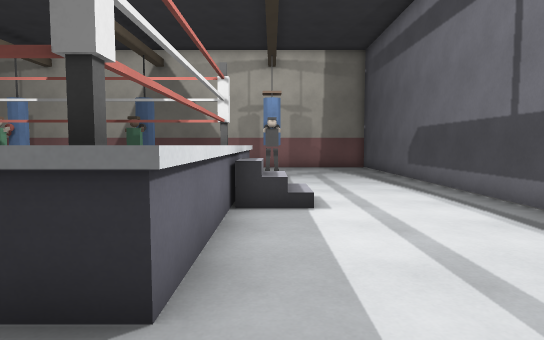
View 1 (above)

17 first-person views from a walk through a level from a Godot 3-D game. The camera is 1.2 m above the floor, tilts 4° down and sees 75° across. The floor is counted in squares, 1 m on a side. Each view is taken from the middle of a square. On the plan, view 1 faces up. The plan holds only what a view shows up to about 14 squares ahead; the rest is blank. Characters and animated objects are left out.

View 2
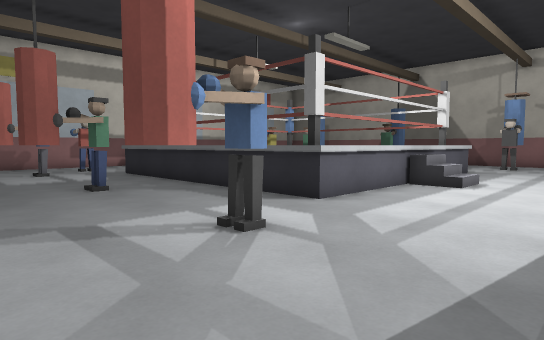

View 3
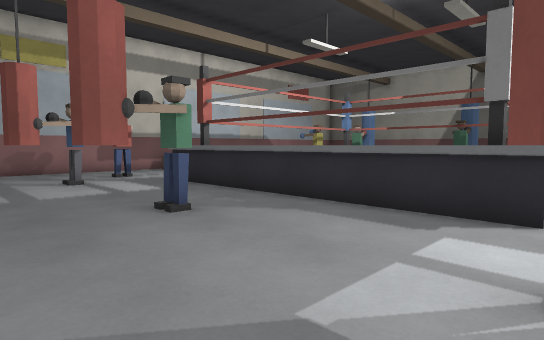

View 4
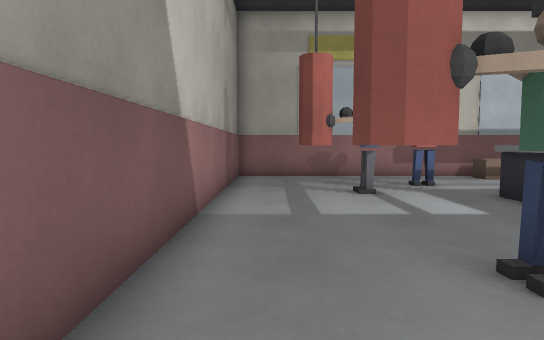

View 5
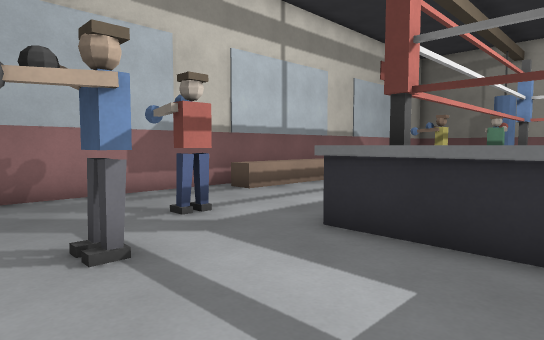

View 6
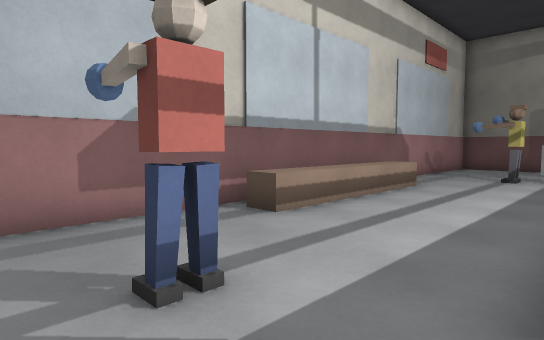

View 7
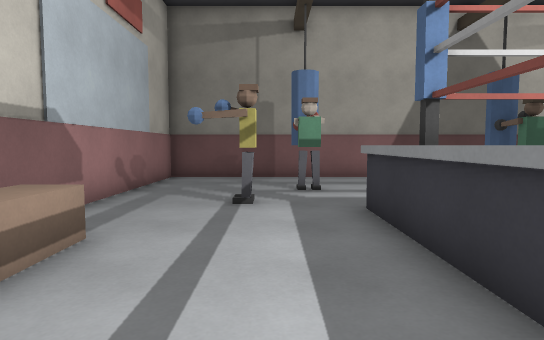

View 8
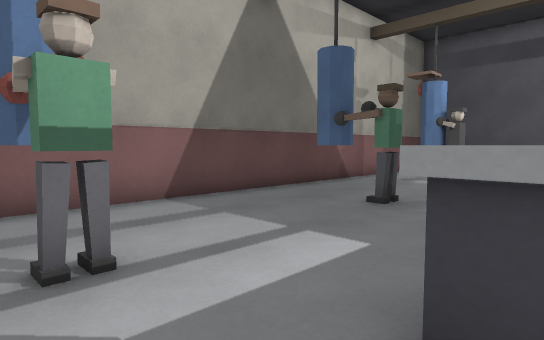

View 9
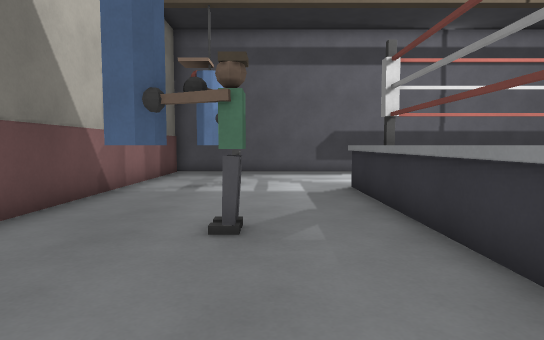

View 10
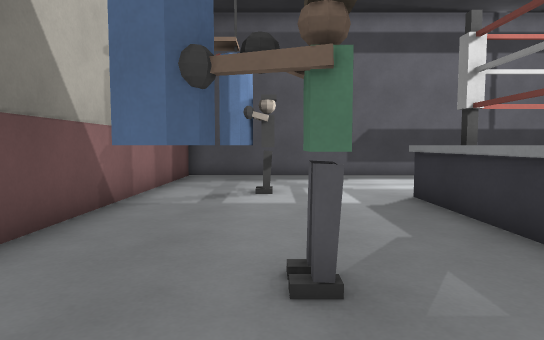

View 11
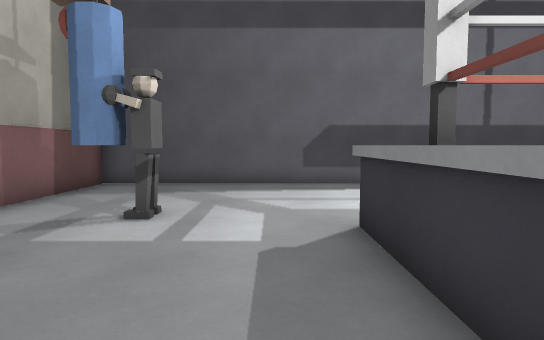

View 12
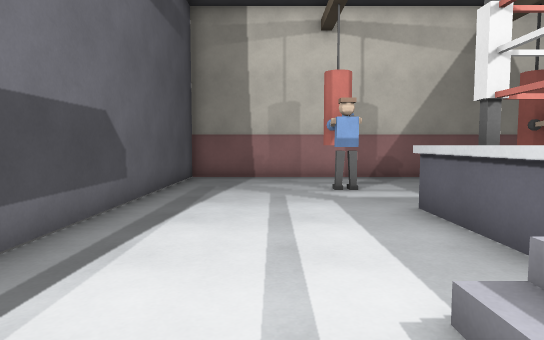

View 13
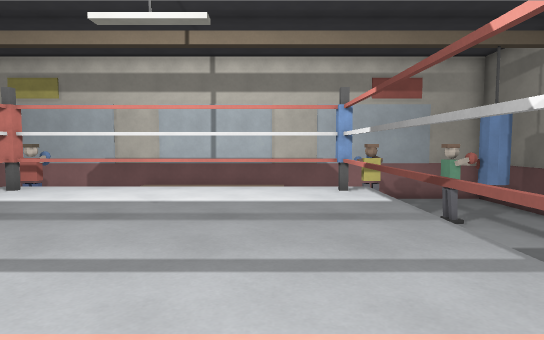

View 14
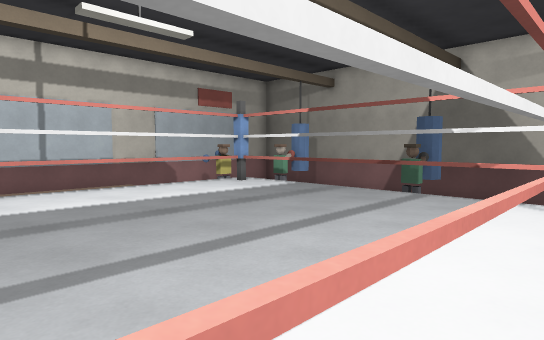

View 15
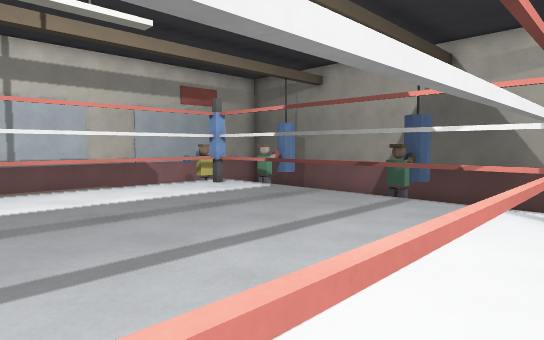

View 16
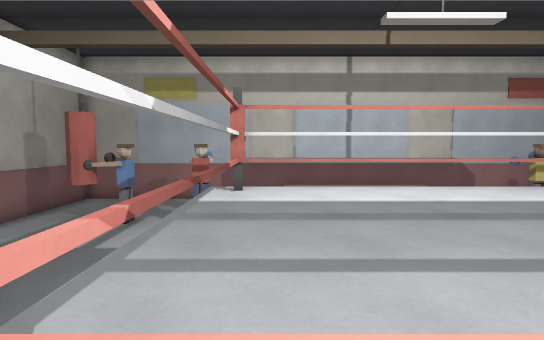

View 17
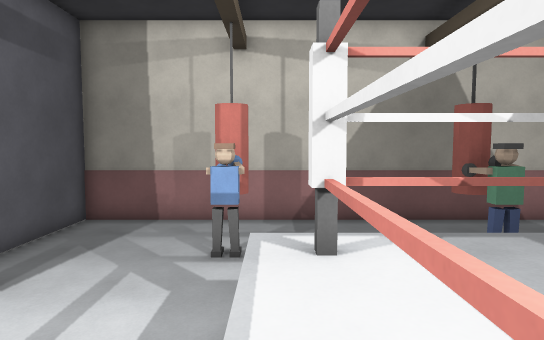

### Floor plan
Key: @ floor where view 1 was taken; # wall or solid block; x gap in a wall; . main floor; : floor 1.25 m higher than the main floor; / step, stairs or slope; ^ raised ledge; T thing the floor can be seen under or through.
Columns run from 17 left of view 1 to 5 right of it. Each row starts with its distance up from view 1.
 20 #######################
 19 #.....................#
 18 #.....................#
 17 #....#.....#.....#....#
 16 #....x.....x.....#....#
 15 #.....................#
 14 #.....................#
 13 #..#............ .....#
 12 #.....########## .....#
 11 #.....:T:::::::# .....#
 10 #^....:T:::::::#: ....#
  9 #^....:T:::::::#: ....#
  8 #^....:T:::::::#://...#
  7 #^....:T:::::::#://...#
  6 #^....:T:::::::#:.....#
  5 #^....:T:::::::#:.....#
  4 #.....:T:::::::#:.....#
  3 #.....##########:.....#
  2 #.....###########.....#
  1 #..#..................#
  0 #................@....#
 -1 #.....................#
 -2 #....#.....#.....#....#
 -3 #.....................#
 -4 #.....................#
 -5 #######################

Where each view was taken, in squares from view 1:
view 1: 0 up, 0 right, facing up
view 2: 4 down, 4 right, facing up-left
view 3: 4 down, 0 right, facing up-left
view 4: 3 down, 3 left, facing left
view 5: 2 down, 8 left, facing up-left
view 6: 0 up, 11 left, facing up-left
view 7: 6 up, 13 left, facing up
view 8: 12 up, 13 left, facing up-right
view 9: 15 up, 11 left, facing right
view 10: 16 up, 9 left, facing right
view 11: 14 up, 6 left, facing right
view 12: 9 up, 2 right, facing down
view 13: 10 up, 1 left, facing left
view 14: 4 up, 1 left, facing up-left
view 15: 5 up, 1 left, facing up-left
view 16: 4 up, 1 left, facing left
view 17: 7 up, 1 left, facing down
